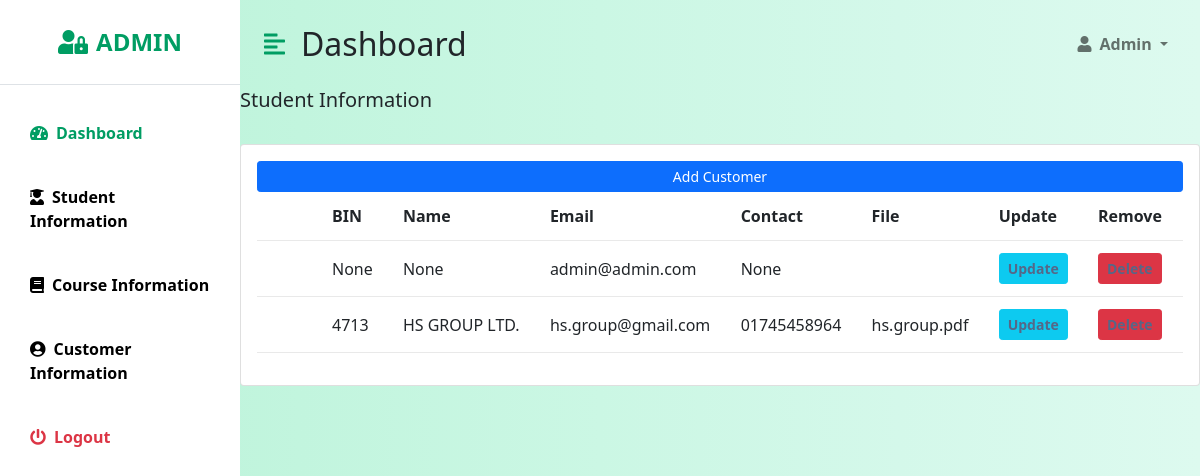
The app's page /viewcustomer/ with its own data.
### ekyc/models.py (models this page shows)
class Customer(AbstractUser):
    username = None
    is_varified = models.BooleanField(default=False)
    bin= models.CharField(max_length=50, null=True)
    name = models.CharField(max_length=50, null=True)
    email = models.EmailField(unique=True)
    contact = models.CharField(max_length=50, null=True)
    file = models.FileField(null = True)
    objects = CustomerManager()
    USERNAME_FIELD = 'email'
    REQUIRED_FIELDS = []

### ekyc/views.py (the view)
# urls.py: path('viewcustomer/',views.ViewCustomer,name='viewcustomer'),
def ViewCustomer(request):
    customer = Customer.objects.all()
    return render(request,'customer_info.html', {'customer':customer})

### templates/customer_info.html (shortened to what this page needs)
{% load static %}
<!DOCTYPE html>
<html lang="en">
<head>
    <link href="https://cdn.jsdelivr.net/npm/bootstrap@5.0.0-beta3/dist/css/bootstrap.min.css" rel="stylesheet" />
    <link rel="stylesheet" href="https://cdnjs.cloudflare.com/ajax/libs/font-awesome/5.15.3/css/all.min.css" />
    <link rel="stylesheet" href="/static/styles.css" />
</head>
<body>
    <div class="d-flex" id="wrapper">
        <div class="bg-white" id="sidebar-wrapper">
            <div class="sidebar-heading text-center py-4 primary-text fs-4 fw-bold text-uppercase border-bottom"><i
                    class="fas fa-user-lock me-2"></i>Admin</div>
            <div class="list-group list-group-flush my-3">
                <a href="{% url 'dashboard' %}" class="list-group-item list-group-item-action bg-transparent second-text active"><i
                        class="fas fa-tachometer-alt me-2"></i>Dashboard</a>
                    <a href="{% url 'viewstudent' %}" class="list-group-item list-group-item-action bg-transparent second-text fw-bold"><i
                        class="fas fa-user-graduate me-2"></i>Student Information</a>
                    <a href="{% url 'viewcourse' %}" class="list-group-item list-group-item-action bg-transparent second-text fw-bold"><i
                        class="fas fa-book me-2"></i>Course Information</a>
                    <a href="{% url 'viewcustomer' %}" class="list-group-item list-group-item-action bg-transparent second-text fw-bold"><i
                        class="fas fa-user-circle me-2"></i>Customer Information</a>
                <a href="{% url 'logout' %}" class="list-group-item list-group-item-action bg-transparent text-danger fw-bold"><i
                        class="fas fa-power-off me-2"></i>Logout</a>
            </div>
        </div>
        <div id="page-content-wrapper">
            <nav class="navbar navbar-expand-lg navbar-light bg-transparent py-4 px-4">
                <div class="d-flex align-items-center">
                    <i class="fas fa-align-left primary-text fs-4 me-3" id="menu-toggle"></i>
                    <h2 class="fs-2 m-0">Dashboard</h2>
                </div>
                <div class="collapse navbar-collapse" id="navbarSupportedContent">
                    <ul class="navbar-nav ms-auto mb-2 mb-lg-0">
                        <li class="nav-item dropdown">
                            <a class="nav-link dropdown-toggle second-text fw-bold" href="#" id="navbarDropdown"
                                role="button" data-bs-toggle="dropdown" aria-expanded="false">
                                <i class="fas fa-user me-2"></i>Admin
                            </a>
                        </li>
                    </ul>
                </div>
            </nav>
           <div class = "row">
               <div class ="col-md-20">
                   <h5>Student Information</h5>
                   <br>
                   <div class = "card card-body">
                       <a class = "btn btn-primary btn-sm btn-block" href = "{% url 'addcustomer' %}">Add Customer</a>
                       <table class = "table table-sm">
                           <tr>
                                <th></th>
                               <th>BIN</th>
                               <th>Name</th>
                               <th>Email</th>
                               <th>Contact</th>
                               <th>File</th>
                               <th>Update</th>
                               <th>Remove</th>
                           </tr>
                            {% for i in customer %}
                            <tr>
                                <td></td>
                                <td>{{i.bin}}</td>
                                <td>{{i.name}}</td>
                                <td>{{i.email}}</td>
                                <td>{{i.contact}}</td>
                                <td>{{i.file}}</td>
                                <td><a class ="btn btn-sm btn-info" href="{% url 'updatecustomer' i.id %}">Update</a></td>
                                <td><a class ="btn btn-sm btn-danger" href="/deletecustomer/{{i.id}}">Delete</a></td>
                            </tr>
                            {% endfor%}
                        </table>
                    </div>
                </div>
            </div>
            </div>
        </div>
</body>
</html>

### static/styles.css (style rules this page uses)
:root { --main-bg-color: wheat; --main-text-color: #009d63; --second-text-color: black; --second-bg-color: wheat; }
.primary-text { color: var(--main-text-color); }
.second-text { color: var(--second-text-color); }
#wrapper { overflow-x: hidden; background-image: linear-gradient( to right, #baf3d7, #c2f5de, #cbf7e4, #d4f8ea, #ddfaef); }
#sidebar-wrapper { min-height: 100vh; margin-left: -15rem; -webkit-transition: margin 0.25s ease-out; -moz-transition: margin 0.25s ease-out; -o-transition: margin 0.25s ease-out; transition: margin 0.25s ease-out; }
#sidebar-wrapper .sidebar-heading { padding: 0.875rem 1.25rem; font-size: 1.2rem; }
#sidebar-wrapper .list-group { width: 15rem; }
#page-content-wrapper { min-width: 100vw; }
#menu-toggle { cursor: pointer; }
.list-group-item { border: none; padding: 20px 30px; }
.list-group-item.active { background-color: transparent; color: var(--main-text-color); font-weight: bold; border: none; }
@media (min-width: 768px) { #sidebar-wrapper { margin-left: 0; } }
@media (min-width: 768px) { #page-content-wrapper { min-width: 0; width: 100%; } }
table.table tr th, table.table tr td { border-color: #e9e9e9; padding: 12px 15px; vertical-align: middle; }
table.table tr th:first-child { width: 60px; }
table.table tr th:last-child { width: 100px; }
table.table td a { font-weight: bold; color: #566787; display: inline-block; text-decoration: none; outline: none !important; }

### records on screen
Customer: bin "None", name "None", email "admin@admin.com", contact "None"
Customer: bin "4713", name "HS GROUP LTD.", email "hs.group@gmail.com", contact "01745458964", file "hs.group.pdf"
